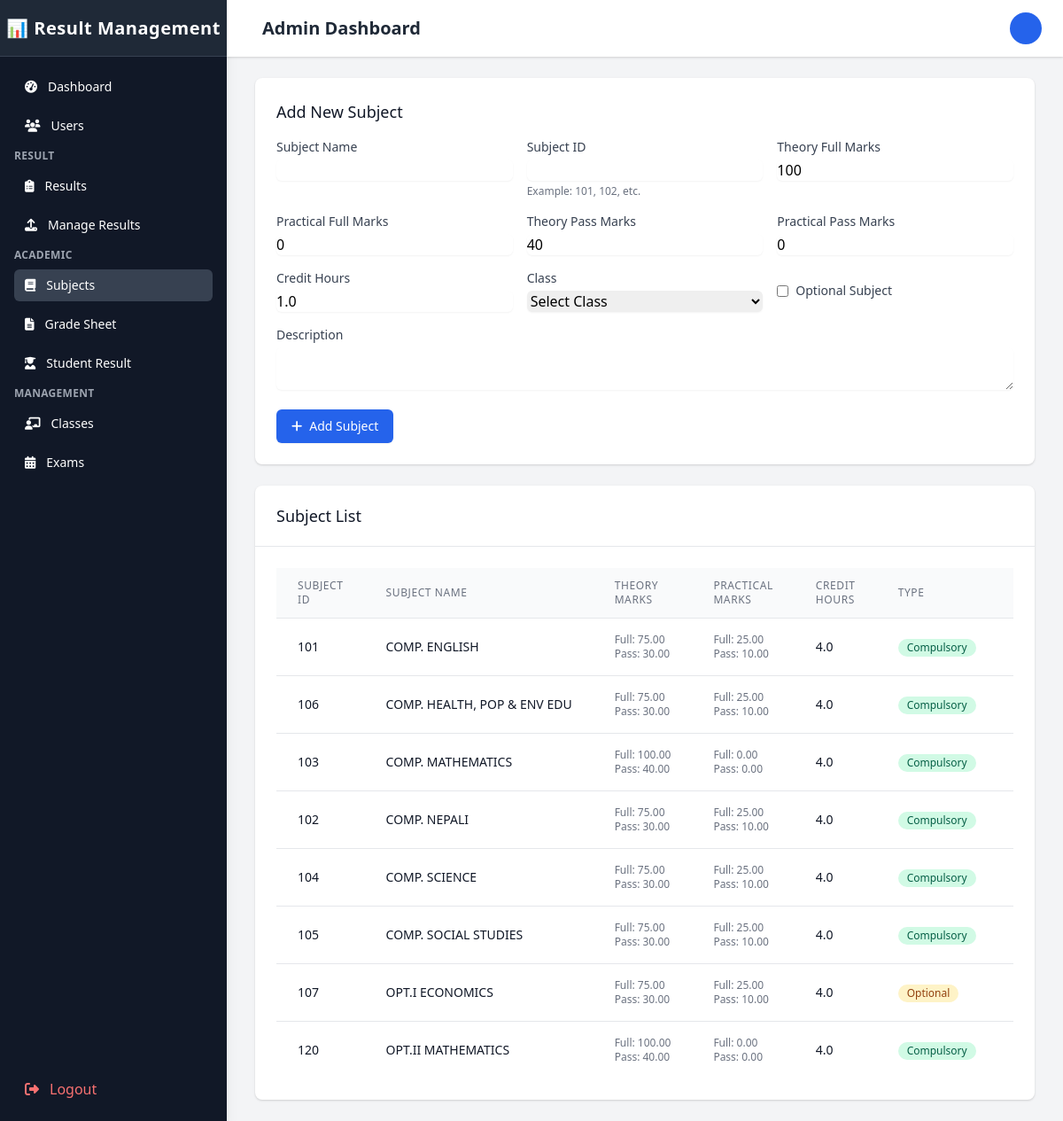
Page /Admin/subject.php (signed in) on the committed database.
### tables this page shows
CREATE TABLE `subjects` (
  `subject_id` varchar(20) NOT NULL,
  `subject_name` varchar(100) NOT NULL,
  `subject_code` varchar(20) DEFAULT NULL,
  `description` text DEFAULT NULL,
  `full_marks_theory` decimal(5,2) NOT NULL DEFAULT 100.00,
  `full_marks_practical` decimal(5,2) NOT NULL DEFAULT 0.00,
  `pass_marks_theory` decimal(5,2) NOT NULL DEFAULT 40.00,
  `pass_marks_practical` decimal(5,2) NOT NULL DEFAULT 0.00,
  `credit_hours` decimal(3,1) NOT NULL DEFAULT 1.0,
  `is_optional` tinyint(1) NOT NULL DEFAULT 0,
  `is_active` tinyint(1) NOT NULL DEFAULT 1,
  `created_at` timestamp NOT NULL DEFAULT current_timestamp(),
  `updated_at` timestamp NOT NULL DEFAULT current_timestamp() ON UPDATE current_timestamp()
);

### Admin/subject.php (the view, shortened to what this page needs)
<?php
$conn = new mysqli('localhost', 'root', '', 'result_management');
$role = $_SESSION['role'];
$teacher_id = null;
$subjects = [];
if ($role == 'teacher' && $teacher_id) {
    $sql = "SELECT s.*, ts.academic_year
            FROM subjects s
            JOIN teachersubjects ts ON s.subject_id = ts.subject_id
            WHERE ts.teacher_id = ?
            ORDER BY s.subject_name";
    $stmt = $conn->prepare($sql);
    $stmt->bind_param("i", $teacher_id);
} else {
    $sql = "SELECT s.* FROM subjects s ORDER BY s.subject_name";
    $stmt = $conn->prepare($sql);
}
$stmt->execute();
$result = $stmt->get_result();
while ($row = $result->fetch_assoc()) {
    $subjects[] = $row;
}
?>
<!DOCTYPE html>
<html lang="en">
<head>
    <link href="https://cdn.tailwindcss.com" rel="stylesheet">
    <link rel="stylesheet" href="https://cdnjs.cloudflare.com/ajax/libs/font-awesome/6.4.0/css/all.min.css">
</head>
<body class="bg-gray-100">
    <div class="flex h-screen overflow-hidden">
        <?php include 'sidebar.php'; ?>
        <div class="flex flex-col flex-1 w-0 overflow-hidden">
            <?php include 'topBar.php'; ?>
            <main class="flex-1 relative overflow-y-auto focus:outline-none">
                <div class="py-6">
                    <div class="max-w-7xl mx-auto px-4 sm:px-6 md:px-8">
                        <div class="bg-white shadow rounded-lg p-6 mb-6">
                            <h2 class="text-lg font-medium text-gray-900 mb-4">Add New Subject</h2>
                            <form action="subject.php" method="POST" class="grid grid-cols-1 md:grid-cols-2 lg:grid-cols-3 gap-4">
                                <div>
                                    <label for="subject_name" class="block text-sm font-medium text-gray-700 mb-1">Subject Name</label>
                                    <input type="text" id="subject_name" name="subject_name" required class="w-full rounded-md border-gray-300 shadow-sm focus:border-blue-500 focus:ring focus:ring-blue-500 focus:ring-opacity-50">
                                </div>
                                <div>
                                    <label for="subject_id" class="block text-sm font-medium text-gray-700 mb-1">Subject ID</label>
                                    <input type="text" id="subject_id" name="subject_id" required class="w-full rounded-md border-gray-300 shadow-sm focus:border-blue-500 focus:ring focus:ring-blue-500 focus:ring-opacity-50">
                                    <p class="text-xs text-gray-500 mt-1">Example: 101, 102, etc.</p>
                                </div>
                                <div>
                                    <label for="full_marks_theory" class="block text-sm font-medium text-gray-700 mb-1">Theory Full Marks</label>
                                    <input type="number" id="full_marks_theory" name="full_marks_theory" step="0.01" min="0" value="100" required class="w-full rounded-md border-gray-300 shadow-sm focus:border-blue-500 focus:ring focus:ring-blue-500 focus:ring-opacity-50">
                                </div>
                                <div>
                                    <label for="full_marks_practical" class="block text-sm font-medium text-gray-700 mb-1">Practical Full Marks</label>
                                    <input type="number" id="full_marks_practical" name="full_marks_practical" step="0.01" min="0" value="0" class="w-full rounded-md border-gray-300 shadow-sm focus:border-blue-500 focus:ring focus:ring-blue-500 focus:ring-opacity-50">
                                </div>
                                <div>
                                    <label for="pass_marks_theory" class="block text-sm font-medium text-gray-700 mb-1">Theory Pass Marks</label>
                                    <input type="number" id="pass_marks_theory" name="pass_marks_theory" step="0.01" min="0" value="40" required class="w-full rounded-md border-gray-300 shadow-sm focus:border-blue-500 focus:ring focus:ring-blue-500 focus:ring-opacity-50">
                                </div>
                                <div>
                                    <label for="pass_marks_practical" class="block text-sm font-medium text-gray-700 mb-1">Practical Pass Marks</label>
                                    <input type="number" id="pass_marks_practical" name="pass_marks_practical" step="0.01" min="0" value="0" class="w-full rounded-md border-gray-300 shadow-sm focus:border-blue-500 focus:ring focus:ring-blue-500 focus:ring-opacity-50">
                                </div>
                                <div>
                                    <label for="credit_hours" class="block text-sm font-medium text-gray-700 mb-1">Credit Hours</label>
                                    <input type="number" id="credit_hours" name="credit_hours" step="0.1" min="0.1" value="1.0" required class="w-full rounded-md border-gray-300 shadow-sm focus:border-blue-500 focus:ring focus:ring-blue-500 focus:ring-opacity-50">
                                </div>
                                <?php if ($role == 'admin' || $role == 'teacher'): ?>
                                <div>
                                    <label for="class_id" class="block text-sm font-medium text-gray-700 mb-1">Class</label>
                                    <select id="class_id" name="class_id" required class="w-full rounded-md border-gray-300 shadow-sm focus:border-blue-500 focus:ring focus:ring-blue-500 focus:ring-opacity-50">
                                        <option value="">Select Class</option>
                                    </select>
                                </div>
                                <?php endif; ?>
                                <div class="flex items-center">
                                    <input type="checkbox" id="is_optional" name="is_optional" class="rounded border-gray-300 text-blue-600 shadow-sm focus:border-blue-500 focus:ring focus:ring-blue-500 focus:ring-opacity-50">
                                    <label for="is_optional" class="ml-2 block text-sm text-gray-700">Optional Subject</label>
                                </div>
                                <div class="lg:col-span-3">
                                    <label for="description" class="block text-sm font-medium text-gray-700 mb-1">Description</label>
                                    <textarea id="description" name="description" rows="2" class="w-full rounded-md border-gray-300 shadow-sm focus:border-blue-500 focus:ring focus:ring-blue-500 focus:ring-opacity-50"></textarea>
                                </div>
                                <div class="lg:col-span-3">
                                    <button type="submit" class="inline-flex items-center px-4 py-2 border border-transparent text-sm font-medium rounded-md shadow-sm text-white bg-blue-600 hover:bg-blue-700 focus:outline-none focus:ring-2 focus:ring-offset-2 focus:ring-blue-500">
                                        <i class="fas fa-plus mr-2"></i> Add Subject
                                    </button>
                                </div>
                            </form>
                        </div>
                        <div class="bg-white shadow rounded-lg overflow-hidden">
                            <div class="px-4 py-5 border-b border-gray-200 sm:px-6">
                                <h2 class="text-lg font-medium text-gray-900">Subject List</h2>
                            </div>
                            <div class="px-4 py-5 sm:p-6">
                                <div class="overflow-x-auto">
                                    <table class="min-w-full divide-y divide-gray-200">
                                        <thead class="bg-gray-50">
                                            <tr>
                                                <th scope="col" class="px-6 py-3 text-left text-xs font-medium text-gray-500 uppercase tracking-wider">Subject ID</th>
                                                <th scope="col" class="px-6 py-3 text-left text-xs font-medium text-gray-500 uppercase tracking-wider">Subject Name</th>
                                                <th scope="col" class="px-6 py-3 text-left text-xs font-medium text-gray-500 uppercase tracking-wider">Theory Marks</th>
                                                <th scope="col" class="px-6 py-3 text-left text-xs font-medium text-gray-500 uppercase tracking-wider">Practical Marks</th>
                                                <th scope="col" class="px-6 py-3 text-left text-xs font-medium text-gray-500 uppercase tracking-wider">Credit Hours</th>
                                                <th scope="col" class="px-6 py-3 text-left text-xs font-medium text-gray-500 uppercase tracking-wider">Type</th>
                                                <?php if ($role == 'admin'): ?>
                                                <th scope="col" class="px-6 py-3 text-left text-xs font-medium text-gray-500 uppercase tracking-wider">Actions</th>
                                                <?php endif; ?>
                                            </tr>
                                        </thead>
                                        <tbody class="bg-white divide-y divide-gray-200">
                                            <?php if (empty($subjects)): ?>
                                            <tr>
                                                <td colspan="<?php echo $role == 'admin' ? '7' : '6'; ?>" class="px-6 py-4 text-center text-sm text-gray-500">No subjects found.</td>
                                            </tr>
                                            <?php else: ?>
                                                <?php foreach ($subjects as $subject): ?>
                                                <tr>
                                                    <td class="px-6 py-4 whitespace-nowrap text-sm text-gray-900"><?php echo $subject['subject_id']; ?></td>
                                                    <td class="px-6 py-4 whitespace-nowrap text-sm text-gray-900"><?php echo $subject['subject_name']; ?></td>
                                                    <td class="px-6 py-4 whitespace-nowrap text-sm text-gray-900">
                                                        <div class="text-xs text-gray-500">Full: <?php echo $subject['full_marks_theory']; ?></div>
                                                        <div class="text-xs text-gray-500">Pass: <?php echo $subject['pass_marks_theory']; ?></div>
                                                    </td>
                                                    <td class="px-6 py-4 whitespace-nowrap text-sm text-gray-900">
                                                        <div class="text-xs text-gray-500">Full: <?php echo $subject['full_marks_practical']; ?></div>
                                                        <div class="text-xs text-gray-500">Pass: <?php echo $subject['pass_marks_practical']; ?></div>
                                                    </td>
                                                    <td class="px-6 py-4 whitespace-nowrap text-sm text-gray-900"><?php echo $subject['credit_hours']; ?></td>
                                                    <td class="px-6 py-4 whitespace-nowrap text-sm text-gray-900">
                                                        <?php if ($subject['is_optional']): ?>
                                                            <span class="inline-flex items-center px-2.5 py-0.5 rounded-full text-xs font-medium bg-yellow-100 text-yellow-800">Optional</span>
                                                        <?php else: ?>
                                                            <span class="inline-flex items-center px-2.5 py-0.5 rounded-full text-xs font-medium bg-green-100 text-green-800">Compulsory</span>
                                                        <?php endif; ?>
                                                    </td>
                                                    <?php if ($role == 'admin'): ?>
                                                    <td class="px-6 py-4 whitespace-nowrap text-sm font-medium">
                                                    </td>
                                                    <?php endif; ?>
                                                </tr>
                                                <?php endforeach; ?>
                                            <?php endif; ?>
                                        </tbody>
                                    </table>
                                </div>
                            </div>
                        </div>
                    </div>
                </div>
            </main>
        </div>
    </div>
</body>
</html>

### rows in the picture
subjects: subject_id "101", subject_name "COMP. ENGLISH", full_marks_theory "75.00", pass_marks_theory "30.00", full_marks_practical "25.00", pass_marks_practical "10.00", credit_hours "4.0", is_optional "Compulsory"
subjects: subject_id "106", subject_name "COMP. HEALTH, POP & ENV EDU", full_marks_theory "75.00", pass_marks_theory "30.00", full_marks_practical "25.00", pass_marks_practical "10.00", credit_hours "4.0", is_optional "Compulsory"
subjects: subject_id "103", subject_name "COMP. MATHEMATICS", full_marks_theory "100.00", pass_marks_theory "40.00", full_marks_practical "0.00", pass_marks_practical "0.00", credit_hours "4.0", is_optional "Compulsory"
subjects: subject_id "102", subject_name "COMP. NEPALI", full_marks_theory "75.00", pass_marks_theory "30.00", full_marks_practical "25.00", pass_marks_practical "10.00", credit_hours "4.0", is_optional "Compulsory"
subjects: subject_id "104", subject_name "COMP. SCIENCE", full_marks_theory "75.00", pass_marks_theory "30.00", full_marks_practical "25.00", pass_marks_practical "10.00", credit_hours "4.0", is_optional "Compulsory"
subjects: subject_id "105", subject_name "COMP. SOCIAL STUDIES", full_marks_theory "75.00", pass_marks_theory "30.00", full_marks_practical "25.00", pass_marks_practical "10.00", credit_hours "4.0", is_optional "Compulsory"
subjects: subject_id "107", subject_name "OPT.I ECONOMICS", full_marks_theory "75.00", pass_marks_theory "30.00", full_marks_practical "25.00", pass_marks_practical "10.00", credit_hours "4.0", is_optional "Optional"
subjects: subject_id "120", subject_name "OPT.II MATHEMATICS", full_marks_theory "100.00", pass_marks_theory "40.00", full_marks_practical "0.00", pass_marks_practical "0.00", credit_hours "4.0", is_optional "Compulsory"
